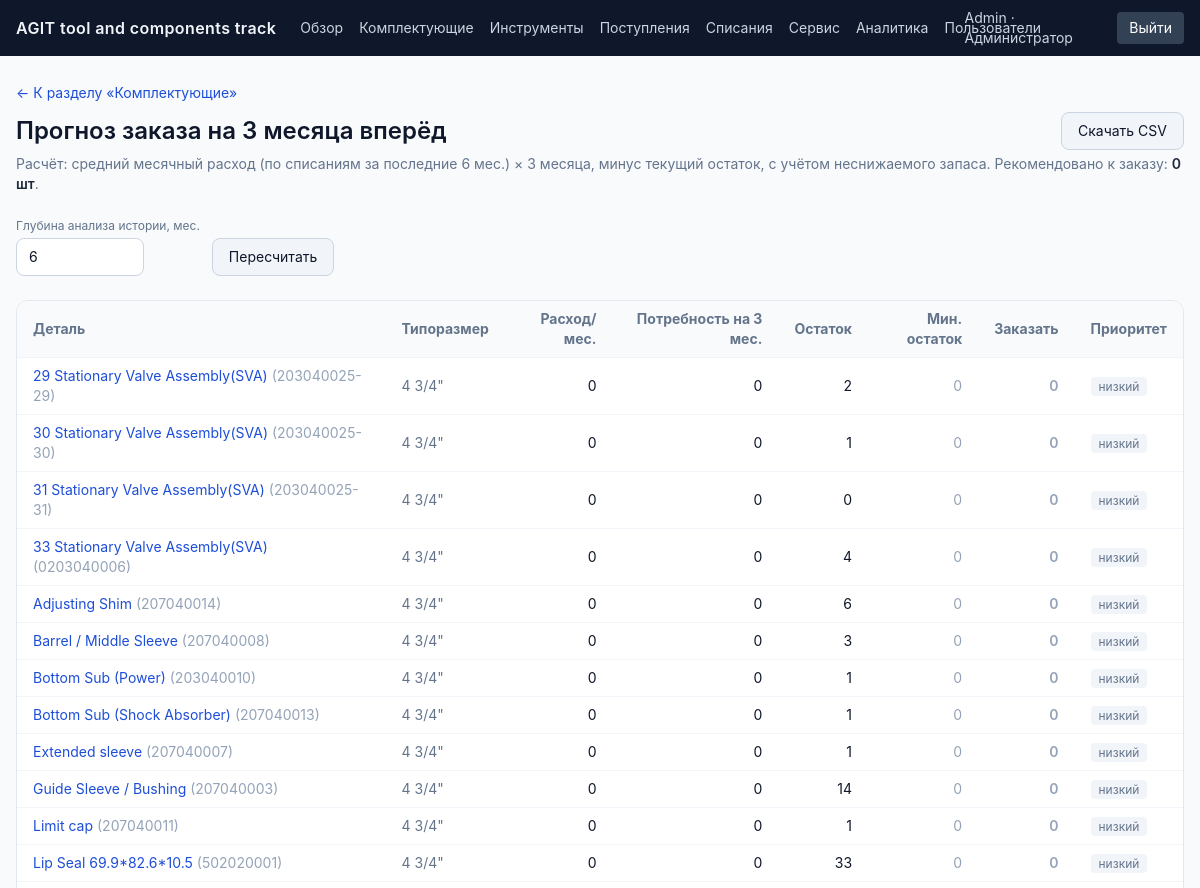
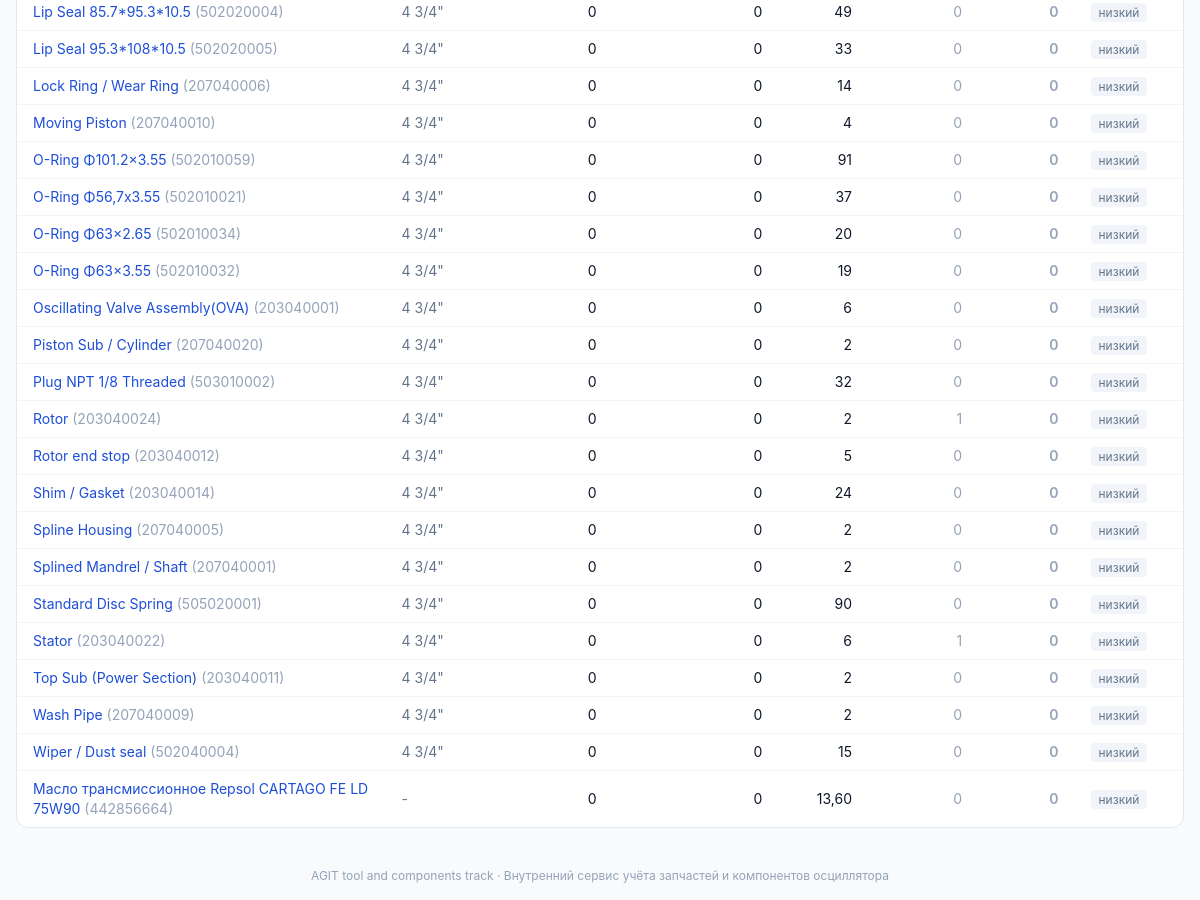
The app's page /forecast/ (signed in) with its own data (2 pictures, top to bottom).
### tables this page shows
CREATE TABLE users (
    id            INTEGER PRIMARY KEY AUTOINCREMENT,
    email         TEXT NOT NULL UNIQUE,
    password_hash TEXT NOT NULL,
    full_name     TEXT NOT NULL DEFAULT '',
    role          TEXT NOT NULL DEFAULT 'viewer' CHECK (role IN ('admin', 'engineer', 'viewer')),
    is_active     INTEGER NOT NULL DEFAULT 1,
    created_at    TIMESTAMP NOT NULL DEFAULT CURRENT_TIMESTAMP
);

CREATE TABLE parts (
    id                     INTEGER PRIMARY KEY AUTOINCREMENT,
    tool_size              TEXT NOT NULL DEFAULT '',
    part_name              TEXT NOT NULL,
    part_number            TEXT NOT NULL UNIQUE,
    category               TEXT NOT NULL DEFAULT 'other' CHECK (category IN ('rotor', 'stator', 'other')),
    specification          TEXT NOT NULL DEFAULT '',
    unit_weight_kg         NUMERIC,
    -- Составляющие расчётной стоимости за единицу (см. app/costing.py):
    -- стоимость = standard_cost_cny * exchange_rate * (1 + customs_duty_percent/100)
    --             + unit_transfer_price_rub.
    -- standard_cost_cny / exchange_rate / unit_transfer_price_rub кэшируют
    -- данные САМОГО ПОСЛЕДНЕГО поступления по этой детали (себестоимость
    -- может отличаться от партии к партии) — обновляются автоматически при
    -- регистрации нового поступления (см. routes_receipts.py), либо правятся
    -- вручную в карточке детали. customs_duty_percent — ИСКЛЮЧЕНИЕ: это
    -- атрибут самой позиции (part_number), а не партии — таможенная пошлина
    -- одна и та же для всех поступлений этой детали независимо от партии, и
    -- меняется только вручную в карточке детали (поступления её не трогают).
    standard_cost_cny      NUMERIC,
    exchange_rate          NUMERIC,
    customs_duty_percent   NUMERIC,
    unit_transfer_price_rub NUMERIC,
    min_stock_qty          INTEGER NOT NULL DEFAULT 0,
    is_serialized          INTEGER NOT NULL DEFAULT 1,
    opening_balance_qty    NUMERIC NOT NULL DEFAULT 0,
    created_at             TIMESTAMP NOT NULL DEFAULT CURRENT_TIMESTAMP
);

### app/routes_forecast.py (the view)
@bp.route("/")
@login_required
def index():
    lookback_months = int(request.args.get("lookback_months", 6))
    results = forecast_orders(lookback_months=lookback_months, horizon_months=3)
    total_recommended = sum(r["recommended_order_qty"] for r in results)
    return render_template(
        "forecast/index.html", results=results, lookback_months=lookback_months,
        total_recommended=total_recommended,
    )

### app/analytics.py (called while the page is built)
def _months_ago(n):
    today = date.today()
    year = today.year
    month = today.month - n
    while month <= 0:
        month += 12
        year -= 1
    day = min(today.day, 28)
    return date(year, month, day)

### app/auth.py (called while the page is built)
def load_logged_in_user():
    user_id = session.get("user_id")
    if user_id is None:
        g.user = None
    else:
        g.user = db.query_one(
            "SELECT id, email, full_name, role, is_active FROM users WHERE id = %s",
            [user_id],
        )
        if g.user and not g.user.get("is_active", True):
            g.user = None
            session.clear()

def login_required(view):
    @functools.wraps(view)
    def wrapped(*args, **kwargs):
        if g.user is None:
            return redirect(url_for("auth.login", next=request.path))
        return view(*args, **kwargs)
    return wrapped

def can_edit():
    return g.user is not None and g.user["role"] in ("admin", "engineer")

### app/csrf.py (called while the page is built)
def init_app(app):
    app.jinja_env.globals["csrf_token"] = get_csrf_token
    @app.before_request
    def _check_csrf():
        if request.method in ("POST", "PUT", "PATCH", "DELETE"):
            sent = request.form.get("csrf_token", "")
            expected = session.get("_csrf_token", "")
            if not expected or not secrets.compare_digest(sent, expected):
                abort(400, description="Некорректный CSRF-токен. Обновите страницу и повторите попытку.")

### app/db.py (called while the page is built, shortened)
def _to_sqlite(query: str) -> str:
    return _PLACEHOLDER_RE.sub("?", query)

def _get_raw_connection():
    if IS_POSTGRES:
        import time
        import psycopg2
        import psycopg2.extras
        last_error = None
        for attempt in range(3):
            try:
                return psycopg2.connect(DATABASE_URL, cursor_factory=psycopg2.extras.RealDictCursor)
            except psycopg2.OperationalError as e:
                last_error = e
                if attempt < 2:
                    time.sleep(1.5 * (attempt + 1))
        raise last_error
    else:
        os.makedirs(os.path.dirname(SQLITE_PATH), exist_ok=True)
        conn = sqlite3.connect(SQLITE_PATH, detect_types=sqlite3.PARSE_DECLTYPES)
        conn.row_factory = sqlite3.Row
        conn.execute("PRAGMA foreign_keys = ON")
        return SqliteConnWrapper(conn)

def _run(query, params, fetch):
    active = getattr(_local, "conn", None)
    if active is None:
        with get_conn() as conn:
            cur = conn.cursor()
            cur.execute(query, params or [])
            return fetch(cur)

### app/templates/forecast/index.html (shortened to what this page needs)
{% extends "base.html" %}
{% block content %}
<a href="{{ url_for('parts.list_parts') }}" class="text-sm text-blue-700 hover:underline">&larr; К разделу «Комплектующие»</a>
<div class="flex items-center justify-between mb-1 mt-2">
  <h1 class="text-2xl font-semibold">Прогноз заказа на 3 месяца вперёд</h1>
  <a href="{{ url_for('forecast.export_csv', lookback_months=lookback_months) }}" class="bg-slate-100 border border-slate-300 rounded-lg px-4 py-2 text-sm hover:bg-slate-200">Скачать CSV</a>
</div>
<p class="text-sm text-slate-500 mb-6">
  Расчёт: средний месячный расход (по списаниям за последние {{ lookback_months }} мес.) × 3 месяца, минус текущий остаток, с учётом неснижаемого запаса.
  Рекомендовано к заказу: <span class="font-semibold text-slate-800">{{ total_recommended }} шт</span>.
</p>
<form method="get" class="flex items-end gap-3 mb-6">
  <div>
    <label class="block text-xs text-slate-500 mb-1">Глубина анализа истории, мес.</label>
    <input type="number" name="lookback_months" value="{{ lookback_months }}" class="border border-slate-300 rounded-lg px-3 py-2 text-sm w-32">
  </div>
  <button class="bg-slate-100 border border-slate-300 rounded-lg px-4 py-2 text-sm">Пересчитать</button>
</form>
<div class="bg-white border border-slate-200 rounded-xl overflow-hidden">
<table class="w-full text-sm">
  <thead class="bg-slate-50 text-slate-500 text-left">
    <tr>
      <th class="px-4 py-2">Деталь</th>
      <th class="px-4 py-2">Типоразмер</th>
      <th class="px-4 py-2 text-right">Расход/мес.</th>
      <th class="px-4 py-2 text-right">Потребность на 3 мес.</th>
      <th class="px-4 py-2 text-right">Остаток</th>
      <th class="px-4 py-2 text-right">Мин. остаток</th>
      <th class="px-4 py-2 text-right">Заказать</th>
      <th class="px-4 py-2">Приоритет</th>
    </tr>
  </thead>
  <tbody>
    {% for r in results %}
    <tr class="border-t border-slate-100 hover:bg-slate-50 {{ 'bg-red-50/40' if r.recommended_order_qty > 0 }}">
      <td class="px-4 py-2"><a href="{{ url_for('parts.detail', part_id=r.part.id) }}" class="text-blue-700 hover:underline">{{ r.part.part_name }}</a> <span class="text-slate-400">({{ r.part.part_number }})</span></td>
      <td class="px-4 py-2 text-slate-500">{{ r.part.tool_size }}</td>
      <td class="px-4 py-2 text-right">{{ r.avg_monthly_consumption|num }}</td>
      <td class="px-4 py-2 text-right">{{ r.projected_need_3mo|num }}</td>
      <td class="px-4 py-2 text-right">{{ r.current_stock|num }}</td>
      <td class="px-4 py-2 text-right text-slate-400">{{ r.min_stock_qty }}</td>
      <td class="px-4 py-2 text-right font-semibold {{ 'text-red-600' if r.recommended_order_qty > 0 else 'text-slate-400' }}">{{ r.recommended_order_qty }}</td>
      <td class="px-4 py-2">
        <span class="px-2 py-0.5 rounded text-xs {{ 'bg-red-50 text-red-700' if r.priority=='высокий' else ('bg-amber-50 text-amber-700' if r.priority=='средний' else 'bg-slate-100 text-slate-500') }}">{{ r.priority }}</span>
      </td>
    </tr>
    {% else %}
    <tr><td colspan="8" class="px-4 py-6 text-center text-slate-400">Нет деталей в справочнике.</td></tr>
    {% endfor %}
  </tbody>
</table>
</div>
{% endblock %}

### app/templates/base.html (shortened to what this page needs)
<!doctype html>
<html lang="ru">
<head>
  <script src="https://cdn.tailwindcss.com"></script>
</head>
<body class="bg-slate-50 text-slate-900 min-h-screen flex flex-col">
  {% if current_user %}
  <nav class="bg-slate-900 text-slate-100">
    <div class="max-w-[1600px] mx-auto px-4 xl:px-8">
      <div class="flex items-center justify-between h-14 gap-4">
        <div class="flex items-center gap-6 min-w-0">
          <a href="{{ url_for('dashboard.index') }}" class="font-semibold tracking-wide whitespace-nowrap shrink-0">AGIT tool and components track</a>
          <div class="hidden lg:flex gap-4 text-sm text-slate-300">
            <a href="{{ url_for('dashboard.index') }}" class="hover:text-white">Обзор</a>
            <a href="{{ url_for('parts.list_parts') }}" class="hover:text-white">Комплектующие</a>
            <a href="{{ url_for('tools.list_view') }}" class="hover:text-white">Инструменты</a>
            <a href="{{ url_for('receipts.list_receipts') }}" class="hover:text-white">Поступления</a>
            <a href="{{ url_for('writeoffs.list_writeoffs') }}" class="hover:text-white">Списания</a>
            <a href="{{ url_for('jobs.list_view') }}" class="hover:text-white">Сервис</a>
            <a href="{{ url_for('analytics.index') }}" class="hover:text-white">Аналитика</a>
            {% if current_user.role == 'admin' %}
            <a href="{{ url_for('admin.users') }}" class="hover:text-white">Пользователи</a>
            {% endif %}
          </div>
        </div>
        <div class="flex items-center gap-3 text-sm text-slate-300">
          <a href="{{ url_for('auth.change_password') }}" class="hover:text-white">{{ current_user.full_name or current_user.email }} · {{ role_labels[current_user.role] }}</a>
          <a href="{{ url_for('auth.logout') }}" class="px-3 py-1.5 rounded bg-slate-700 hover:bg-slate-600 text-white">Выйти</a>
        </div>
      </div>
    </div>
  </nav>
  {% endif %}
  <main class="flex-1 max-w-[1600px] mx-auto w-full px-4 xl:px-8 py-6">
    {% block content %}{% endblock %}
  </main>
  <footer class="text-center text-xs text-slate-400 py-4">AGIT tool and components track · Внутренний сервис учёта запчастей и компонентов осциллятора</footer>
</body>
</html>

### app/templates/base.html (style rules this page uses)
body { font-family: -apple-system, BlinkMacSystemFont, "Segoe UI", Roboto, sans-serif; }

### records on screen
users: full_name "Admin", role "Администратор"
parts: part.part_name "29 Stationary Valve Assembly(SVA)", part.part_number "203040025-29", part.tool_size "4 3/4\""
parts: part.part_name "30 Stationary Valve Assembly(SVA)", part.part_number "203040025-30", part.tool_size "4 3/4\""
parts: part.part_name "31 Stationary Valve Assembly(SVA)", part.part_number "203040025-31", part.tool_size "4 3/4\""
parts: part.part_name "33 Stationary Valve Assembly(SVA)", part.part_number "0203040006", part.tool_size "4 3/4\""
parts: part.part_name "Adjusting Shim", part.part_number "207040014", part.tool_size "4 3/4\""
parts: part.part_name "Barrel / Middle Sleeve", part.part_number "207040008", part.tool_size "4 3/4\""
parts: part.part_name "Bottom Sub (Power)", part.part_number "203040010", part.tool_size "4 3/4\""
parts: part.part_name "Bottom Sub (Shock Absorber)", part.part_number "207040013", part.tool_size "4 3/4\""
parts: part.part_name "Extended sleeve", part.part_number "207040007", part.tool_size "4 3/4\""
parts: part.part_name "Guide Sleeve / Bushing", part.part_number "207040003", part.tool_size "4 3/4\""
parts: part.part_name "Limit cap", part.part_number "207040011", part.tool_size "4 3/4\""
parts: part.part_name "Lip Seal 69.9*82.6*10.5", part.part_number "502020001", part.tool_size "4 3/4\""
parts: part.part_name "Lip Seal 85.7*95.3*10.5", part.part_number "502020004", part.tool_size "4 3/4\""
parts: part.part_name "Lip Seal 95.3*108*10.5", part.part_number "502020005", part.tool_size "4 3/4\""
parts: part.part_name "Lock Ring / Wear Ring", part.part_number "207040006", part.tool_size "4 3/4\""
parts: part.part_name "Moving Piston", part.part_number "207040010", part.tool_size "4 3/4\""
parts: part.part_name "O-Ring Φ101.2×3.55", part.part_number "502010059", part.tool_size "4 3/4\""
parts: part.part_name "O-Ring Φ56,7x3.55", part.part_number "502010021", part.tool_size "4 3/4\""
parts: part.part_name "O-Ring Φ63×2.65", part.part_number "502010034", part.tool_size "4 3/4\""
parts: part.part_name "O-Ring Φ63×3.55", part.part_number "502010032", part.tool_size "4 3/4\""
parts: part.part_name "Oscillating Valve Assembly(OVA)", part.part_number "203040001", part.tool_size "4 3/4\""
parts: part.part_name "Piston Sub / Cylinder", part.part_number "207040020", part.tool_size "4 3/4\""
parts: part.part_name "Plug NPT 1/8 Threaded", part.part_number "503010002", part.tool_size "4 3/4\""
parts: part.part_name "Rotor", part.part_number "203040024", part.tool_size "4 3/4\""
parts: part.part_name "Rotor end stop", part.part_number "203040012", part.tool_size "4 3/4\""
parts: part.part_name "Shim / Gasket", part.part_number "203040014", part.tool_size "4 3/4\""
parts: part.part_name "Spline Housing", part.part_number "207040005", part.tool_size "4 3/4\""
parts: part.part_name "Splined Mandrel / Shaft", part.part_number "207040001", part.tool_size "4 3/4\""
parts: part.part_name "Standard Disc Spring", part.part_number "505020001", part.tool_size "4 3/4\""
parts: part.part_name "Stator", part.part_number "203040022", part.tool_size "4 3/4\""
parts: part.part_name "Top Sub (Power Section)", part.part_number "203040011", part.tool_size "4 3/4\""
parts: part.part_name "Wash Pipe", part.part_number "207040009", part.tool_size "4 3/4\""
parts: part.part_name "Wiper / Dust seal", part.part_number "502040004", part.tool_size "4 3/4\""
parts: part.part_name "Масло трансмиссионное Repsol CARTAGO FE LD 75W90", part.part_number "442856664", part.tool_size "-"

### other values on screen
{{ lookback_months }} "6"
{{ total_recommended }} "0"
{{ r.avg_monthly_consumption|num }} "0" "0" "0" "0" "0" "0" "0" "0" "0" "0" "0" "0" "0" "0" "0" "0" "0" "0" "0" "0" "0" "0" "0" "0" "0" "0" "0" "0" "0" "0" "0" "0" "0" "0"
{{ r.projected_need_3mo|num }} "0" "0" "0" "0" "0" "0" "0" "0" "0" "0" "0" "0" "0" "0" "0" "0" "0" "0" "0" "0" "0" "0" "0" "0" "0" "0" "0" "0" "0" "0" "0" "0" "0" "0"
{{ r.current_stock|num }} "2" "1" "0" "4" "6" "3" "1" "1" "1" "14" "1" "33" "49" "33" "14" "4" "91" "37" "20" "19" "6" "2" "32" "2" "5" "24" "2" "2" "90" "6" "2" "2" "15" "13,60"
{{ r.min_stock_qty }} "0" "0" "0" "0" "0" "0" "0" "0" "0" "0" "0" "0" "0" "0" "0" "0" "0" "0" "0" "0" "0" "0" "0" "1" "0" "0" "0" "0" "0" "1" "0" "0" "0" "0"
{{ r.recommended_order_qty }} "0" "0" "0" "0" "0" "0" "0" "0" "0" "0" "0" "0" "0" "0" "0" "0" "0" "0" "0" "0" "0" "0" "0" "0" "0" "0" "0" "0" "0" "0" "0" "0" "0" "0"
{{ r.priority }} "низкий" "низкий" "низкий" "низкий" "низкий" "низкий" "низкий" "низкий" "низкий" "низкий" "низкий" "низкий" "низкий" "низкий" "низкий" "низкий" "низкий" "низкий" "низкий" "низкий" "низкий" "низкий" "низкий" "низкий" "низкий" "низкий" "низкий" "низкий" "низкий" "низкий" "низкий" "низкий" "низкий" "низкий"
